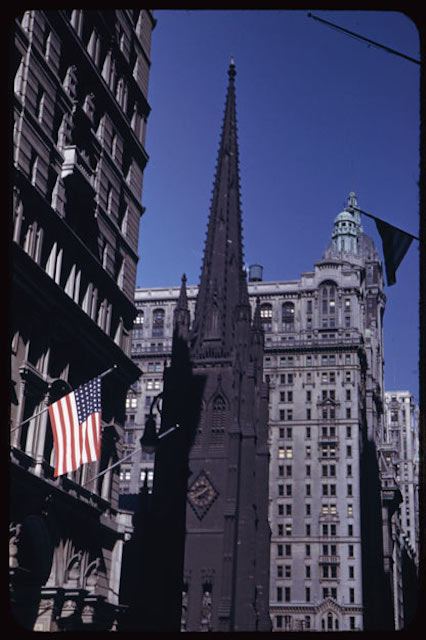
%> input picture CSC471_Project/NYC_Old.jpg, 426 x 640 px
$ octave NYC_Then_And_Now.m   (GNU Octave 9; MATLAB toolbox functions it lacks are replaced by stand-ins)
%> lines starting %> are read from the running program, lines starting %| are printed output that depends on the picture
%% CSC47100-Computer Vision Project: NYC Then And Now


%% Read in two images
imgl = imread('NYC_Old.jpg');
%> imgl is the input picture: size 640x426x3 uint8; mean R, G, B 59, 60.5, 85.5
imgr = imread('NYC_New.jpg');
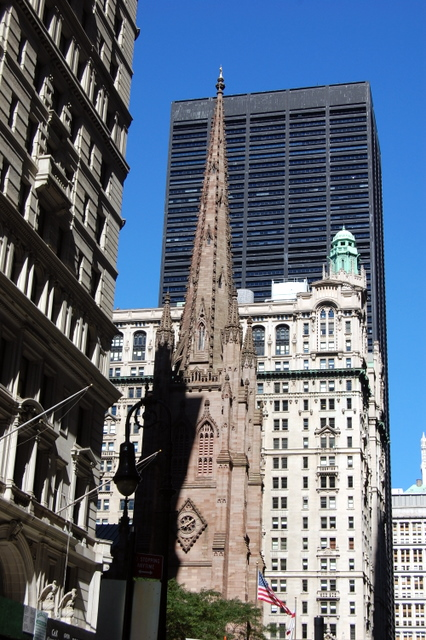
%> input picture CSC471_Project/NYC_New.jpg, 426 x 640 px
%> imgr is the input picture: size 640x426x3 uint8; mean R, G, B 97.4, 108, 122.8


%% display image pair side by side
[ROWS COLS CHANNELS] = size(imgl);
%> ROWS = 640; COLS = 426; CHANNELS = 3
disimg = [imgl imgr];
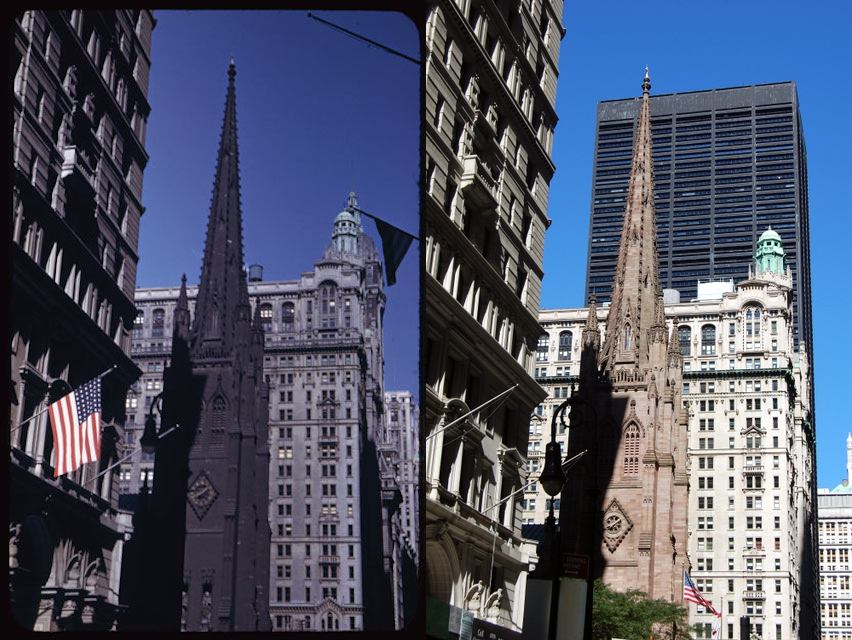
%> disimg: size 640x852x3 uint8; mean R, G, B 78.2, 84.2, 104.1
image(disimg);

Nc = 12;
% Total Number of test points
Nt = 4;

%% After several runs, you may want to save the point matches
%% in files (see below and then load them here, instead of
%% clicking many point matches every time you run the program

 %load pl.mat pl;
 %load pr.mat pr;

%% interface for picking up both the control points and
%% the test points

cnt = 1;
hold;

while(cnt <= Nc+Nt)

%% size of the rectangle to indicate point locations
dR = 50;
dC = 50;

%% pick up a point in the left image and display it with a rectangle....
%%% if you loaded the point matches, comment the point picking up (3 lines)%%%
%> (the run ends here)
